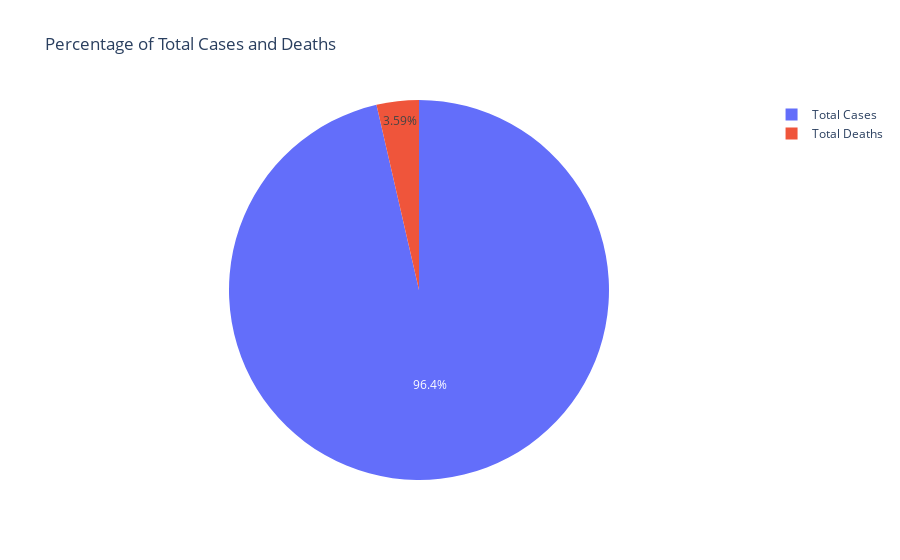

The notebook cell saved with this chart:
### Code cell
# Percentage of total case and deaths
cases = transf["Total Cases"].sum()
deaths = transf["Total Deaths"].sum()

labels = ["Total Cases", "Total Deaths"]
values = [cases, deaths]

fig = px.pie(transf, values = values, names = labels,title = 'Percentage of Total Cases and Deaths')

fig.show()

### Figure 1 — Plotly figure (JSON) as saved in the notebook; plotly's stock layout.template omitted (floating-point values rounded to 4 significant figures)
{"data": [{"domain": {"x": [0, 1], "y": [0, 1]}, "hovertemplate": "label=%{label}<br>value=%{value}<extra></extra>", "labels": ["Total Cases", "Total Deaths"], "legendgroup": "", "name": "", "showlegend": true, "type": "pie", "values": [3133760956, 116851104]}], "layout": {"legend": {"tracegroupgap": 0}, "title": {"text": "Percentage of Total Cases and Deaths"}}}
